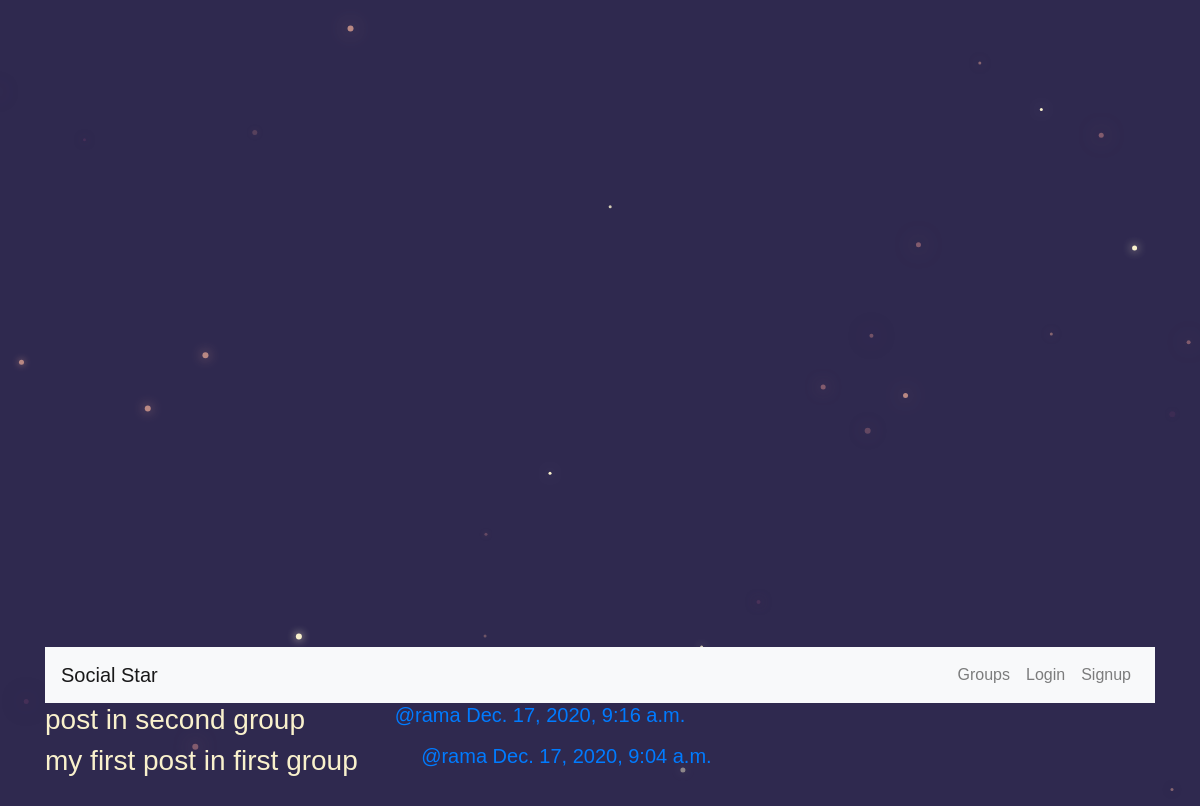
/posts/, run on the app's committed database.
### posts/models.py (models this page shows, shortened)
class Post(models.Model):
    user = models.ForeignKey(User,related_name='posts',on_delete=models.CASCADE)
    created_at = models.DateTimeField(auto_now=True)
    message = models.TextField()
    group = models.ForeignKey(Group,related_name="posts",null=True,blank=True,on_delete=models.CASCADE)
    class Meta:
        ordering = ['-created_at']
        unique_together = ['user','message']

### posts/views.py (the view)
class PostList(SelectRelatedMixin,generic.ListView):
    model = models.Post
    select_related = ('user','group')

### posts/templates/posts/post_list.html (shortened to what this page needs)
{% extends 'posts/post_base.html' %}
{% block post_content %}
<div class="col-md-8">
  {% for post in post_list %}
    {% include 'posts/_post.html' %}
  {% endfor%}
</div>
{% endblock %}

### posts/templates/posts/_post.html (shortened to what this page needs)
  <div class="post media">
    <h3>{{post.message|safe}}</h3>
    <div class="media-body">
      <h5 class='media-heading'>
      <span class='username'>
        <a href="{% url 'posts:for_user' username=post.user.username %}">@{{post.user.username}}</a>
      </span>
      <time class='time'>
        <a href="{% url 'posts:single' username=post.user.username pk=post.pk %}">
          {{post.created_at}}
        </a>
      </time>
      </h5>
    </div>
  </div>

### static/socialproject/css/master.css (style rules this page uses)
body { margin: 0; overflow: hidden; background-color: black; color:white; }

### static/css/master.css (style rules this page uses)
html, body { height: 100%; width: 100%; overflow: hidden; background: #2f294f; margin: 0; }

### data on the page
Post: message "post in second group", user.username "rama", created_at "Dec. 17, 2020, 9:16 a.m."
Post: message "my first post in first group", user.username "rama", created_at "Dec. 17, 2020, 9:04 a.m."
